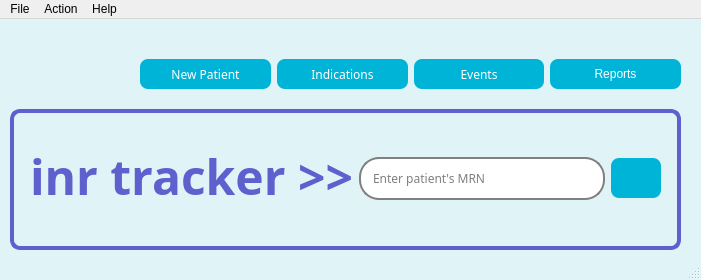
<?xml version="1.0" encoding="UTF-8"?>
<ui version="4.0">
 <class>dlgMain</class>
 <widget class="QMainWindow" name="dlgMain">
  <property name="geometry">
   <rect>
    <x>0</x>
    <y>0</y>
    <width>701</width>
    <height>280</height>
   </rect>
  </property>
  <property name="sizePolicy">
   <sizepolicy hsizetype="Fixed" vsizetype="Fixed">
    <horstretch>0</horstretch>
    <verstretch>0</verstretch>
   </sizepolicy>
  </property>
  <property name="palette">
   <palette>
    <active>
     <colorrole role="WindowText">
      <brush brushstyle="SolidPattern">
       <color alpha="255">
        <red>3</red>
        <green>4</green>
        <blue>94</blue>
       </color>
      </brush>
     </colorrole>
     <colorrole role="Base">
      <brush brushstyle="SolidPattern">
       <color alpha="255">
        <red>255</red>
        <green>255</green>
        <blue>255</blue>
       </color>
      </brush>
     </colorrole>
     <colorrole role="Window">
      <brush brushstyle="SolidPattern">
       <color alpha="255">
        <red>224</red>
        <green>244</green>
        <blue>248</blue>
       </color>
      </brush>
     </colorrole>
    </active>
    <inactive>
     <colorrole role="WindowText">
      <brush brushstyle="SolidPattern">
       <color alpha="255">
        <red>3</red>
        <green>4</green>
        <blue>94</blue>
       </color>
      </brush>
     </colorrole>
     <colorrole role="Base">
      <brush brushstyle="SolidPattern">
       <color alpha="255">
        <red>255</red>
        <green>255</green>
        <blue>255</blue>
       </color>
      </brush>
     </colorrole>
     <colorrole role="Window">
      <brush brushstyle="SolidPattern">
       <color alpha="255">
        <red>224</red>
        <green>244</green>
        <blue>248</blue>
       </color>
      </brush>
     </colorrole>
    </inactive>
    <disabled>
     <colorrole role="WindowText">
      <brush brushstyle="SolidPattern">
       <color alpha="255">
        <red>120</red>
        <green>120</green>
        <blue>120</blue>
       </color>
      </brush>
     </colorrole>
     <colorrole role="Base">
      <brush brushstyle="SolidPattern">
       <color alpha="255">
        <red>224</red>
        <green>244</green>
        <blue>248</blue>
       </color>
      </brush>
     </colorrole>
     <colorrole role="Window">
      <brush brushstyle="SolidPattern">
       <color alpha="255">
        <red>224</red>
        <green>244</green>
        <blue>248</blue>
       </color>
      </brush>
     </colorrole>
    </disabled>
   </palette>
  </property>
  <property name="font">
   <font>
    <family>bodyText</family>
   </font>
  </property>
  <property name="windowTitle">
   <string>INR Tracker</string>
  </property>
  <property name="styleSheet">
   <string notr="true">QPushButton {
	background-color: #00b4d8;
	color: white;
	border-radius: 8px;
	font-family: &quot;Readex Pro&quot;;
	font: 12px;
}

QPushButton::hover{
	border: 3px solid #0077b6;
}

QLineEdit {
	border: 2px  solid gray;
	border-radius: 20px;
	padding: 10px;
	font-family:  &quot;Readex Pro&quot;;
	font: 12px;

}

QLabel#lblTitle {
	color: #5E60CE;
	margin-bottom: 5px;
	font-family: &quot;Righteous&quot;;
	font-size: 48px;
	font-weight: bold;
}</string>
  </property>
  <widget class="QWidget" name="centralwidget">
   <property name="palette">
    <palette>
     <active/>
     <inactive/>
     <disabled/>
    </palette>
   </property>
   <widget class="QWidget" name="layoutWidget">
    <property name="geometry">
     <rect>
      <x>140</x>
      <y>30</y>
      <width>541</width>
      <height>51</height>
     </rect>
    </property>
    <layout class="QHBoxLayout" name="lytButtons">
     <item>
      <widget class="QPushButton" name="btnNewPatient">
       <property name="minimumSize">
        <size>
         <width>0</width>
         <height>30</height>
        </size>
       </property>
       <property name="font">
        <font>
         <family>Readex Pro</family>
         <pointsize>-1</pointsize>
         <weight>50</weight>
         <italic>false</italic>
         <bold>false</bold>
        </font>
       </property>
       <property name="toolTip">
        <string>Create a new patient profile</string>
       </property>
       <property name="statusTip">
        <string>New patient profile</string>
       </property>
       <property name="styleSheet">
        <string notr="true"/>
       </property>
       <property name="text">
        <string>New Patient</string>
       </property>
       <property name="icon">
        <iconset resource="../resource.qrc">
         <normaloff>:/icons/img/add.png</normaloff>:/icons/img/add.png</iconset>
       </property>
       <property name="iconSize">
        <size>
         <width>25</width>
         <height>25</height>
        </size>
       </property>
       <property name="shortcut">
        <string>Ctrl+N</string>
       </property>
      </widget>
     </item>
     <item>
      <widget class="QPushButton" name="btnIndications">
       <property name="minimumSize">
        <size>
         <width>0</width>
         <height>30</height>
        </size>
       </property>
       <property name="font">
        <font>
         <family>Readex Pro</family>
         <pointsize>-1</pointsize>
         <weight>50</weight>
         <italic>false</italic>
         <bold>false</bold>
        </font>
       </property>
       <property name="toolTip">
        <string>Add, edit or delete indications</string>
       </property>
       <property name="statusTip">
        <string>Update indication list</string>
       </property>
       <property name="styleSheet">
        <string notr="true"/>
       </property>
       <property name="text">
        <string>Indications</string>
       </property>
       <property name="icon">
        <iconset resource="../resource.qrc">
         <normaloff>:/icons/img/add.png</normaloff>:/icons/img/add.png</iconset>
       </property>
       <property name="iconSize">
        <size>
         <width>20</width>
         <height>20</height>
        </size>
       </property>
       <property name="shortcut">
        <string>Ctrl+N</string>
       </property>
      </widget>
     </item>
     <item>
      <widget class="QPushButton" name="btnEvents">
       <property name="minimumSize">
        <size>
         <width>0</width>
         <height>30</height>
        </size>
       </property>
       <property name="font">
        <font>
         <family>Readex Pro</family>
         <pointsize>-1</pointsize>
         <weight>50</weight>
         <italic>false</italic>
         <bold>false</bold>
        </font>
       </property>
       <property name="toolTip">
        <string>Add, edit or delete events</string>
       </property>
       <property name="statusTip">
        <string>Update event list</string>
       </property>
       <property name="styleSheet">
        <string notr="true"/>
       </property>
       <property name="text">
        <string>Events</string>
       </property>
       <property name="icon">
        <iconset resource="../resource.qrc">
         <normaloff>:/icons/img/add.png</normaloff>:/icons/img/add.png</iconset>
       </property>
       <property name="iconSize">
        <size>
         <width>20</width>
         <height>20</height>
        </size>
       </property>
       <property name="shortcut">
        <string>Ctrl+N</string>
       </property>
      </widget>
     </item>
     <item>
      <widget class="QPushButton" name="btnReports">
       <property name="minimumSize">
        <size>
         <width>0</width>
         <height>30</height>
        </size>
       </property>
       <property name="toolTip">
        <string>View clinic reports</string>
       </property>
       <property name="statusTip">
        <string>View clinic reports</string>
       </property>
       <property name="text">
        <string>Reports</string>
       </property>
       <property name="icon">
        <iconset resource="../resource.qrc">
         <normaloff>:/icons/img/report.png</normaloff>:/icons/img/report.png</iconset>
       </property>
       <property name="iconSize">
        <size>
         <width>20</width>
         <height>20</height>
        </size>
       </property>
      </widget>
     </item>
    </layout>
   </widget>
   <widget class="QWidget" name="layoutWidget">
    <property name="geometry">
     <rect>
      <x>30</x>
      <y>110</y>
      <width>631</width>
      <height>99</height>
     </rect>
    </property>
    <layout class="QHBoxLayout" name="lytMiddle">
     <item>
      <widget class="QLabel" name="lblTitle">
       <property name="palette">
        <palette>
         <active>
          <colorrole role="WindowText">
           <brush brushstyle="SolidPattern">
            <color alpha="255">
             <red>94</red>
             <green>96</green>
             <blue>206</blue>
            </color>
           </brush>
          </colorrole>
          <colorrole role="Text">
           <brush brushstyle="SolidPattern">
            <color alpha="255">
             <red>94</red>
             <green>96</green>
             <blue>206</blue>
            </color>
           </brush>
          </colorrole>
          <colorrole role="ButtonText">
           <brush brushstyle="SolidPattern">
            <color alpha="255">
             <red>94</red>
             <green>96</green>
             <blue>206</blue>
            </color>
           </brush>
          </colorrole>
         </active>
         <inactive>
          <colorrole role="WindowText">
           <brush brushstyle="SolidPattern">
            <color alpha="255">
             <red>94</red>
             <green>96</green>
             <blue>206</blue>
            </color>
           </brush>
          </colorrole>
          <colorrole role="Text">
           <brush brushstyle="SolidPattern">
            <color alpha="255">
             <red>94</red>
             <green>96</green>
             <blue>206</blue>
            </color>
           </brush>
          </colorrole>
          <colorrole role="ButtonText">
           <brush brushstyle="SolidPattern">
            <color alpha="255">
             <red>94</red>
             <green>96</green>
             <blue>206</blue>
            </color>
           </brush>
          </colorrole>
         </inactive>
         <disabled>
          <colorrole role="WindowText">
           <brush brushstyle="SolidPattern">
            <color alpha="255">
             <red>94</red>
             <green>96</green>
             <blue>206</blue>
            </color>
           </brush>
          </colorrole>
          <colorrole role="Text">
           <brush brushstyle="SolidPattern">
            <color alpha="255">
             <red>94</red>
             <green>96</green>
             <blue>206</blue>
            </color>
           </brush>
          </colorrole>
          <colorrole role="ButtonText">
           <brush brushstyle="SolidPattern">
            <color alpha="255">
             <red>94</red>
             <green>96</green>
             <blue>206</blue>
            </color>
           </brush>
          </colorrole>
         </disabled>
        </palette>
       </property>
       <property name="font">
        <font>
         <family>Righteous</family>
         <pointsize>-1</pointsize>
         <weight>75</weight>
         <bold>true</bold>
        </font>
       </property>
       <property name="styleSheet">
        <string notr="true"/>
       </property>
       <property name="text">
        <string>inr tracker &gt;&gt;</string>
       </property>
       <property name="alignment">
        <set>Qt::AlignCenter</set>
       </property>
      </widget>
     </item>
     <item>
      <widget class="QLineEdit" name="ledMRN">
       <property name="font">
        <font>
         <family>Readex Pro</family>
         <pointsize>-1</pointsize>
         <weight>50</weight>
         <italic>false</italic>
         <bold>false</bold>
        </font>
       </property>
       <property name="toolTip">
        <string>Enter patient's medical record number</string>
       </property>
       <property name="statusTip">
        <string>Enter medical record number</string>
       </property>
       <property name="text">
        <string/>
       </property>
       <property name="echoMode">
        <enum>QLineEdit::Password</enum>
       </property>
       <property name="alignment">
        <set>Qt::AlignLeading|Qt::AlignLeft|Qt::AlignVCenter</set>
       </property>
       <property name="placeholderText">
        <string>Enter patient's MRN</string>
       </property>
      </widget>
     </item>
     <item>
      <widget class="QPushButton" name="btnSearchPatient">
       <property name="sizePolicy">
        <sizepolicy hsizetype="Fixed" vsizetype="Fixed">
         <horstretch>0</horstretch>
         <verstretch>0</verstretch>
        </sizepolicy>
       </property>
       <property name="minimumSize">
        <size>
         <width>50</width>
         <height>40</height>
        </size>
       </property>
       <property name="palette">
        <palette>
         <active>
          <colorrole role="WindowText">
           <brush brushstyle="SolidPattern">
            <color alpha="255">
             <red>255</red>
             <green>255</green>
             <blue>255</blue>
            </color>
           </brush>
          </colorrole>
          <colorrole role="Button">
           <brush brushstyle="SolidPattern">
            <color alpha="255">
             <red>0</red>
             <green>180</green>
             <blue>216</blue>
            </color>
           </brush>
          </colorrole>
          <colorrole role="Text">
           <brush brushstyle="SolidPattern">
            <color alpha="255">
             <red>255</red>
             <green>255</green>
             <blue>255</blue>
            </color>
           </brush>
          </colorrole>
          <colorrole role="ButtonText">
           <brush brushstyle="SolidPattern">
            <color alpha="255">
             <red>255</red>
             <green>255</green>
             <blue>255</blue>
            </color>
           </brush>
          </colorrole>
          <colorrole role="Base">
           <brush brushstyle="SolidPattern">
            <color alpha="255">
             <red>0</red>
             <green>180</green>
             <blue>216</blue>
            </color>
           </brush>
          </colorrole>
          <colorrole role="Window">
           <brush brushstyle="SolidPattern">
            <color alpha="255">
             <red>0</red>
             <green>180</green>
             <blue>216</blue>
            </color>
           </brush>
          </colorrole>
         </active>
         <inactive>
          <colorrole role="WindowText">
           <brush brushstyle="SolidPattern">
            <color alpha="255">
             <red>255</red>
             <green>255</green>
             <blue>255</blue>
            </color>
           </brush>
          </colorrole>
          <colorrole role="Button">
           <brush brushstyle="SolidPattern">
            <color alpha="255">
             <red>0</red>
             <green>180</green>
             <blue>216</blue>
            </color>
           </brush>
          </colorrole>
          <colorrole role="Text">
           <brush brushstyle="SolidPattern">
            <color alpha="255">
             <red>255</red>
             <green>255</green>
             <blue>255</blue>
            </color>
           </brush>
          </colorrole>
          <colorrole role="ButtonText">
           <brush brushstyle="SolidPattern">
            <color alpha="255">
             <red>255</red>
             <green>255</green>
             <blue>255</blue>
            </color>
           </brush>
          </colorrole>
          <colorrole role="Base">
           <brush brushstyle="SolidPattern">
            <color alpha="255">
             <red>0</red>
             <green>180</green>
             <blue>216</blue>
            </color>
           </brush>
          </colorrole>
          <colorrole role="Window">
           <brush brushstyle="SolidPattern">
            <color alpha="255">
             <red>0</red>
             <green>180</green>
             <blue>216</blue>
            </color>
           </brush>
          </colorrole>
         </inactive>
         <disabled>
          <colorrole role="WindowText">
           <brush brushstyle="SolidPattern">
            <color alpha="255">
             <red>255</red>
             <green>255</green>
             <blue>255</blue>
            </color>
           </brush>
          </colorrole>
          <colorrole role="Button">
           <brush brushstyle="SolidPattern">
            <color alpha="255">
             <red>0</red>
             <green>180</green>
             <blue>216</blue>
            </color>
           </brush>
          </colorrole>
          <colorrole role="Text">
           <brush brushstyle="SolidPattern">
            <color alpha="255">
             <red>255</red>
             <green>255</green>
             <blue>255</blue>
            </color>
           </brush>
          </colorrole>
          <colorrole role="ButtonText">
           <brush brushstyle="SolidPattern">
            <color alpha="255">
             <red>255</red>
             <green>255</green>
             <blue>255</blue>
            </color>
           </brush>
          </colorrole>
          <colorrole role="Base">
           <brush brushstyle="SolidPattern">
            <color alpha="255">
             <red>0</red>
             <green>180</green>
             <blue>216</blue>
            </color>
           </brush>
          </colorrole>
          <colorrole role="Window">
           <brush brushstyle="SolidPattern">
            <color alpha="255">
             <red>0</red>
             <green>180</green>
             <blue>216</blue>
            </color>
           </brush>
          </colorrole>
         </disabled>
        </palette>
       </property>
       <property name="font">
        <font>
         <family>Readex Pro</family>
         <pointsize>-1</pointsize>
         <weight>50</weight>
         <italic>false</italic>
         <bold>false</bold>
        </font>
       </property>
       <property name="toolTip">
        <string>Click to search patient profile</string>
       </property>
       <property name="statusTip">
        <string>Search patient profile</string>
       </property>
       <property name="styleSheet">
        <string notr="true"/>
       </property>
       <property name="text">
        <string/>
       </property>
       <property name="icon">
        <iconset resource="../resource.qrc">
         <normaloff>:/icons/img/search.png</normaloff>:/icons/img/search.png</iconset>
       </property>
       <property name="iconSize">
        <size>
         <width>24</width>
         <height>24</height>
        </size>
       </property>
       <property name="shortcut">
        <string>Return</string>
       </property>
       <property name="flat">
        <bool>false</bool>
       </property>
      </widget>
     </item>
    </layout>
   </widget>
   <widget class="QLabel" name="lblColor">
    <property name="geometry">
     <rect>
      <x>10</x>
      <y>90</y>
      <width>671</width>
      <height>141</height>
     </rect>
    </property>
    <property name="styleSheet">
     <string notr="true">QLabel#lblColor {
	border: 4px solid #5E60CE;
	border-radius: 10px;
}</string>
    </property>
    <property name="text">
     <string/>
    </property>
   </widget>
   <zorder>lblColor</zorder>
   <zorder>layoutWidget</zorder>
   <zorder>layoutWidget</zorder>
  </widget>
  <widget class="QStatusBar" name="statusbar"/>
  <widget class="QMenuBar" name="menuBar">
   <property name="geometry">
    <rect>
     <x>0</x>
     <y>0</y>
     <width>701</width>
     <height>21</height>
    </rect>
   </property>
   <widget class="QMenu" name="menuFile">
    <property name="title">
     <string>File</string>
    </property>
    <addaction name="menuExit"/>
   </widget>
   <widget class="QMenu" name="menuHelp">
    <property name="title">
     <string>Help</string>
    </property>
    <addaction name="menuHelpDialog"/>
   </widget>
   <widget class="QMenu" name="menuAction">
    <property name="title">
     <string>Action</string>
    </property>
    <addaction name="menuNewPatient_2"/>
    <addaction name="menuIndications"/>
    <addaction name="menuEvents"/>
    <addaction name="menuReports"/>
   </widget>
   <addaction name="menuFile"/>
   <addaction name="menuAction"/>
   <addaction name="menuHelp"/>
  </widget>
  <action name="menuExit">
   <property name="text">
    <string>Exit</string>
   </property>
   <property name="shortcut">
    <string>Ctrl+E</string>
   </property>
  </action>
  <action name="menuHelpDialog">
   <property name="text">
    <string>INR Tracker Help</string>
   </property>
   <property name="shortcut">
    <string>Ctrl+H</string>
   </property>
  </action>
  <action name="menuNewPatient">
   <property name="text">
    <string>Add New Patient</string>
   </property>
   <property name="shortcut">
    <string>Ctrl+N</string>
   </property>
  </action>
  <action name="menuNewPatient_2">
   <property name="text">
    <string>New Patient</string>
   </property>
   <property name="shortcut">
    <string>Ctrl+N</string>
   </property>
  </action>
  <action name="menuIndications">
   <property name="text">
    <string>Indications</string>
   </property>
   <property name="shortcut">
    <string>Ctrl+I</string>
   </property>
  </action>
  <action name="menuEvents">
   <property name="text">
    <string>Events</string>
   </property>
   <property name="shortcut">
    <string>Ctrl+M</string>
   </property>
  </action>
  <action name="menuReports">
   <property name="text">
    <string>Reports</string>
   </property>
   <property name="shortcut">
    <string>Ctrl+R</string>
   </property>
  </action>
 </widget>
 <resources>
  <include location="../resource.qrc"/>
 </resources>
 <connections/>
</ui>
